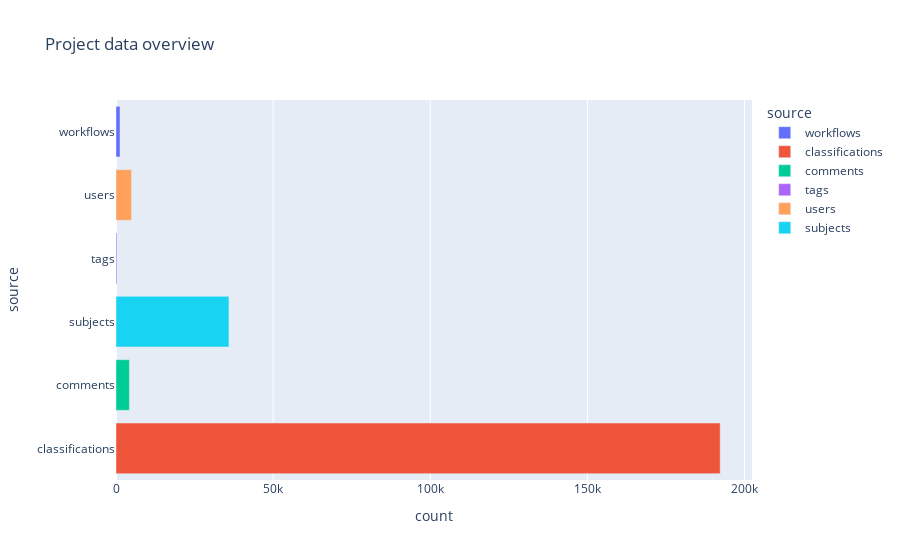

Notebook code cell kept with this figure:
### Code cell
source = [
    "workflows",
    "classifications",
    "comments",
    "tags",
    "users",
]

count = [
    workflows.shape[0],
    project.classifications.shape[0],
    project.comments.shape[0],
    project.tags["name"].nunique(),
    project.classifications["user_name"].nunique(),
]

if project.are_subjects_disambiguated():
    source.append("subjects")
    count.append(subjects_df["subject_id_disambiguated"].nunique())

meta_df = pd.DataFrame(dict(source=source, count=count))

fig = px.bar(
    meta_df, x="count", y="source", color="source", title="Project data overview"
)
fig.update_layout(yaxis=dict(categoryorder="category ascending"))
fig.show()

### Figure 1 — Plotly figure (JSON) as saved in the notebook; plotly's stock layout.template omitted (floating-point values rounded to 4 significant figures)
{"data": [{"alignmentgroup": "True", "hovertemplate": "source=%{y}<br>count=%{x}<extra></extra>", "legendgroup": "workflows", "marker": {"color": "#636efa", "pattern": {"shape": ""}}, "name": "workflows", "offsetgroup": "workflows", "orientation": "h", "showlegend": true, "textposition": "auto", "type": "bar", "x": [1279], "xaxis": "x", "y": ["workflows"], "yaxis": "y"}, {"alignmentgroup": "True", "hovertemplate": "source=%{y}<br>count=%{x}<extra></extra>", "legendgroup": "classifications", "marker": {"color": "#EF553B", "pattern": {"shape": ""}}, "name": "classifications", "offsetgroup": "classifications", "orientation": "h", "showlegend": true, "textposition": "auto", "type": "bar", "x": [192249], "xaxis": "x", "y": ["classifications"], "yaxis": "y"}, {"alignmentgroup": "True", "hovertemplate": "source=%{y}<br>count=%{x}<extra></extra>", "legendgroup": "comments", "marker": {"color": "#00cc96", "pattern": {"shape": ""}}, "name": "comments", "offsetgroup": "comments", "orientation": "h", "showlegend": true, "textposition": "auto", "type": "bar", "x": [4266], "xaxis": "x", "y": ["comments"], "yaxis": "y"}, {"alignmentgroup": "True", "hovertemplate": "source=%{y}<br>count=%{x}<extra></extra>", "legendgroup": "tags", "marker": {"color": "#ab63fa", "pattern": {"shape": ""}}, "name": "tags", "offsetgroup": "tags", "orientation": "h", "showlegend": true, "textposition": "auto", "type": "bar", "x": [295], "xaxis": "x", "y": ["tags"], "yaxis": "y"}, {"alignmentgroup": "True", "hovertemplate": "source=%{y}<br>count=%{x}<extra></extra>", "legendgroup": "users", "marker": {"color": "#FFA15A", "pattern": {"shape": ""}}, "name": "users", "offsetgroup": "users", "orientation": "h", "showlegend": true, "textposition": "auto", "type": "bar", "x": [4938], "xaxis": "x", "y": ["users"], "yaxis": "y"}, {"alignmentgroup": "True", "hovertemplate": "source=%{y}<br>count=%{x}<extra></extra>", "legendgroup": "subjects", "marker": {"color": "#19d3f3", "pattern": {"shape": ""}}, "name": "subjects", "offsetgroup": "subjects", "orientation": "h", "showlegend": true, "textposition": "auto", "type": "bar", "x": [35938], "xaxis": "x", "y": ["subjects"], "yaxis": "y"}], "layout": {"autosize": true, "barmode": "relative", "legend": {"title": {"text": "source"}, "tracegroupgap": 0}, "title": {"text": "Project data overview"}, "xaxis": {"anchor": "y", "autorange": true, "domain": [0, 1], "range": [0, 202400.0], "title": {"text": "count"}, "type": "linear"}, "yaxis": {"anchor": "x", "autorange": true, "categoryarray": ["subjects", "users", "tags", "comments", "classifications", "workflows"], "categoryorder": "category ascending", "domain": [0, 1], "range": [-0.5, 5.5], "title": {"text": "source"}, "type": "category"}}}
